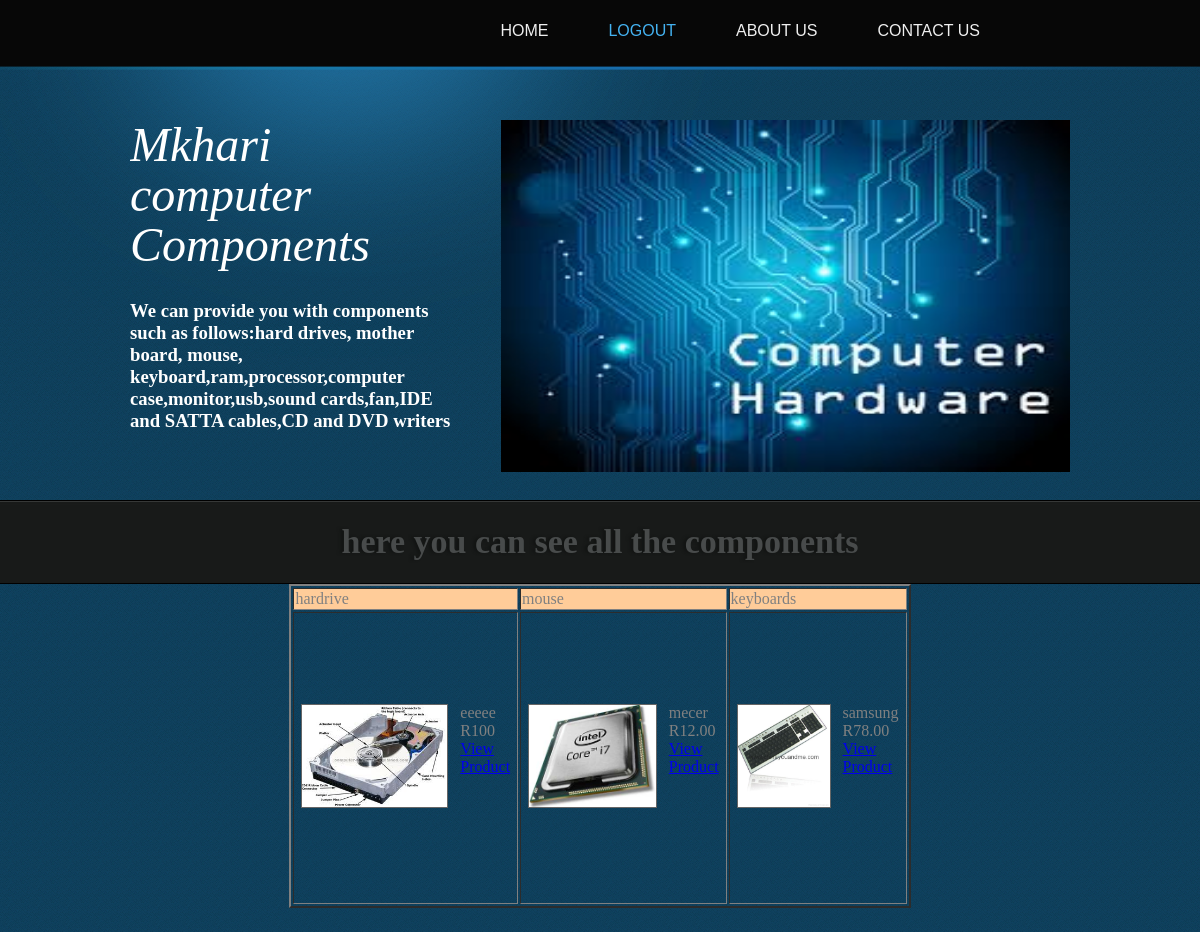
/lastsubmission/product_list.php, run on the app's committed database.
### tables this page shows
CREATE TABLE IF NOT EXISTS `comp` (
  `comp_id` int(10) NOT NULL AUTO_INCREMENT,
  `comp_name` varchar(50) NOT NULL,
  `comp_vendor` varchar(50) NOT NULL,
  `comp_price` varchar(20) NOT NULL,
  `category` varchar(20) NOT NULL,
  `comp_serial` varchar(50) NOT NULL,
  PRIMARY KEY (`comp_id`)
);

### lastsubmission/scripts/Connect.class.php (called while the page is built, shortened)
<?php
class Connect
{
	private $localhos="localhost";
	private $username="mab";
	private $passw="mab";
	private $data_name="users";
	function connect()
	{
		$this->db=new MySQLi($this->localhos,$this->username,$this->passw,$this->data_name)or die("could not connect");
		return $this->db;
	}
}
?>

### lastsubmission/scripts/sql_commands.class.php (the view, shortened to what this page needs)
<?php
require("Connect.class.php");
class sql_commands extends Connect
{
	function select_for_hardrive()
	{
		$ad_novels="";
	$this->db=Connect::connect();
		$query="select * from comp";
		$result=$this->db->query($query);
		$num_row=$result->num_rows;
		if($num_row>0)
		{
			for($a=0; $a<$num_row; $a++)
			{
				$rows=$result->fetch_assoc();
				$games=$rows['category'];
				if($games=="hardrive")
				{
					$comp_id=$rows['comp_id'];
					$comp_name=$rows['comp_name'];
					$comp_price=$rows['comp_price'];
									$ad_novels.='<table border="0" cellspacing="0" cellpadding="6">
	<tr>
		<td width="17%" valign="top"><a href="product.php?comp_id='.$comp_id.'"><img style="border:#666 1px solid;" src="proImages/'.$comp_id.'.jpg" height="102" border="1" /></a></td>
		<td valign="top">'.$comp_name.'<br/> R'.$comp_price.'<br/>
		<a href="product.php?comp_id='.$comp_id.'">View Product</a>
		</tr>
				</table>';
				}
			}
		}
		return $ad_novels;
	}
	function select_for_mouse()
	{
		$ad_novels="";
	$this->db=Connect::connect();
		$query="select * from comp";
		$result=$this->db->query($query);
		$num_row=$result->num_rows;
		if($num_row>0)
		{
			for($a=0; $a<$num_row; $a++)
			{
				$rows=$result->fetch_assoc();
				$games=$rows['category'];
				if($games=="mouse")
				{
					$comp_id=$rows['comp_id'];
					$comp_name=$rows['comp_name'];
					$comp_price=$rows['comp_price'];
									$ad_novels.='<table border="0" cellspacing="0" cellpadding="6">
	<tr>
		<td width="17%" valign="top"><a href="product.php?comp_id='.$comp_id.'"><img style="border:#666 1px solid;" src="proImages/'.$comp_id.'.jpg" height="102" border="1" /></a></td>
		<td valign="top">'.$comp_name.'<br/> R'.$comp_price.'<br/>
		<a href="product.php?comp_id='.$comp_id.'">View Product</a>
		</tr>
				</table>';
				}
			}
		}
		return $ad_novels;
	}
	function select_for_keyboard()
	{
		$ad_novels="";
	$this->db=Connect::connect();
		$query="select * from comp";
		$result=$this->db->query($query);
		$num_row=$result->num_rows;
		if($num_row>0)
		{
			for($a=0; $a<$num_row; $a++)
			{
				$rows=$result->fetch_assoc();
				$games=$rows['category'];
				if($games=="keyboard")
				{
					$comp_id=$rows['comp_id'];
					$comp_name=$rows['comp_name'];
					$comp_price=$rows['comp_price'];
									$ad_novels.='<table border="0" cellspacing="0" cellpadding="6">
	<tr>
		<td width="17%" valign="top"><a href="product.php?comp_id='.$comp_id.'"><img style="border:#666 1px solid;" src="proImages/'.$comp_id.'.jpg" height="102" border="1" /></a></td>
		<td valign="top">'.$comp_name.'<br/> R'.$comp_price.'<br/>
		<a href="product.php?comp_id='.$comp_id.'">View Product</a>
		</tr>
				</table>';
				}
			}
		}
		return $ad_novels;
	}
}
?>

### lastsubmission/css/style.css (style rules this page uses)
body { background: url(../images/bg-body.jpg) repeat left top; font-family: Arial, Helvetica, sans-serif; min-width: 960px; margin: 0; }
img { border: 0; }

### lastsubmission/product_list.php (style rules this page uses)
#adbox #form1 div table tr td { color: #808080; }

### data on the page
comp: comp_name "eeeee", comp_price "100"
comp: comp_name "mecer", comp_price "12.00"
comp: comp_name "samsung", comp_price "78.00"
